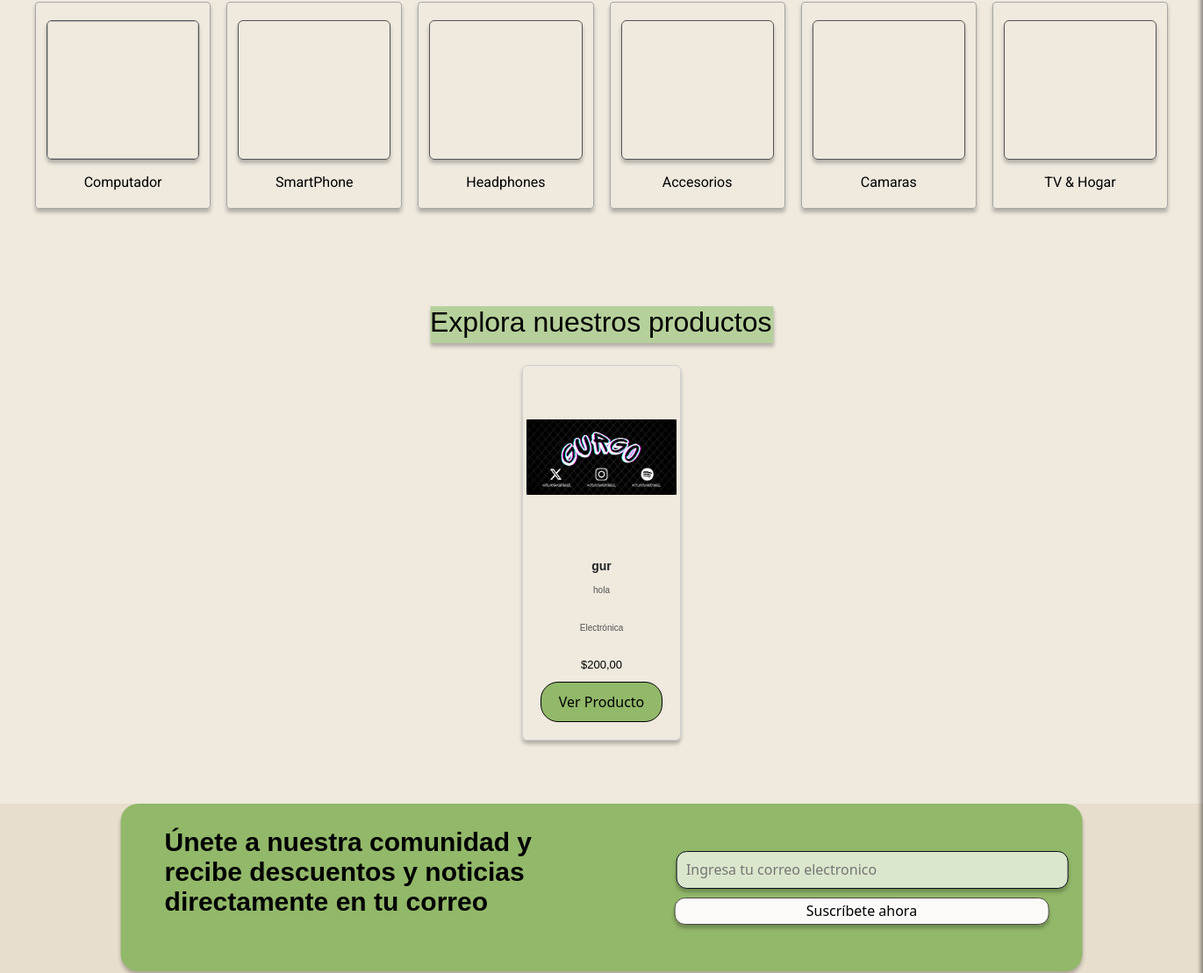
The app's page / (middle part), older data.
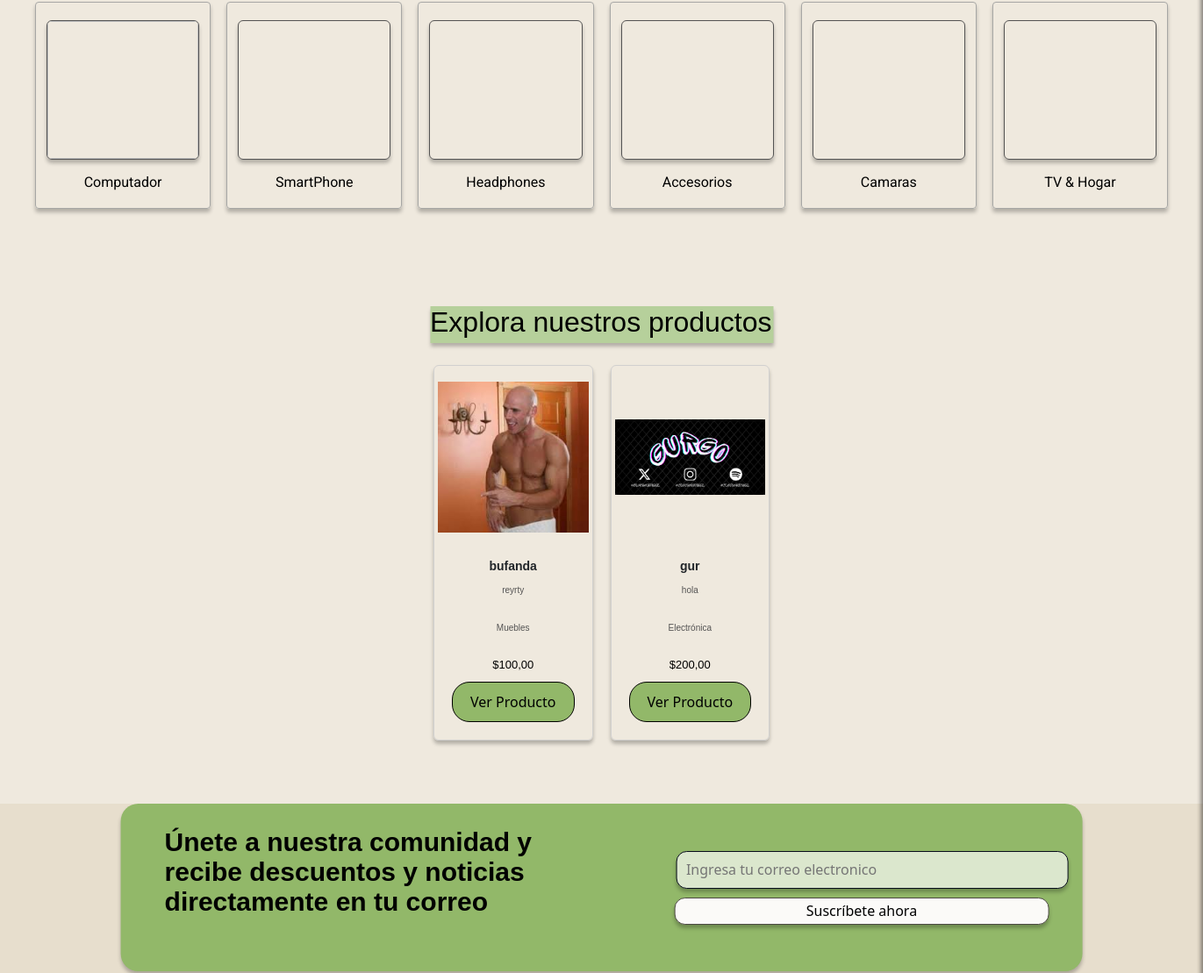
The same page, newer data.
### merkachecheres/models.py (models this page shows, shortened)
class ImagenProducto(models.Model):
    producto = models.ForeignKey(Producto, on_delete=models.CASCADE, related_name='imagenes')
    imagen = models.ImageField(upload_to='productos/imagenes/')

class Producto(models.Model):
    titulo = models.CharField(max_length=255)
    precio = models.DecimalField(max_digits=10, decimal_places=2, default=0.0)
    descuento = models.DecimalField(max_digits=5, decimal_places=2, null=True, blank=True)
    dimensiones = models.CharField(max_length=100, null=True, blank=True)
    stock = models.IntegerField()
    marca = models.CharField(max_length=100, null=True, blank=True)
    categoria = (
        (1, "Muebles"),
        (2, "Electrónica"),
        (3, "Ropa y Accesorios"),
        (4, "Hogar y Jardín")
    )
    categoria = models.IntegerField(choices=categoria, default=0)
    descripcion = models.TextField()
    fecha_publicacion = models.DateTimeField(auto_now_add=True)

### merkachecheres/views.py (the view)
# urls.py: path('', views.index, name='index'),
def index(request):
    productos = Producto.objects.order_by('?')[:5]
    sesion_activa = request.session.get('validar', None)
    carrito = request.session.get('carrito', {})
    total_carrito = sum(item['precio'] * item['cantidad'] for item in carrito.values())
    return render(request, "index.html", {
        'productos': productos,
        'productos_count': productos.count(),
        'total_carrito': total_carrito,  # Pasa el total al contexto
    })

### merkachecheres/templates/index.html (shortened to what the changed rows need)
{% load static %}
<!DOCTYPE html>
<html lang="es">
<head>
    <link rel="stylesheet" href="{% static 'css/style.css' %}">
    <link rel="stylesheet" href="{% static 'css/styleguide.css' %}">
    <link rel="stylesheet" href="{% static 'css/carrito.css' %}">
    <link href="https://cdn.jsdelivr.net/npm/bootstrap@5.3.0-alpha3/dist/css/bootstrap.min.css" rel="stylesheet">
</head>
<body>
    <div class="landing_page">
        {% include 'user_sidebar.html' %}
        <main>
            <section class="explorar-productos">
                <div class="productos">
                    <div class="contenedor-productos">
                        {% if productos %}
                            {% for producto in productos %}
                            <d  iv class="product">
                                <div class="product_image">
                                    {% for imagen in producto.imagenes.all %}
                                    <img src="{{ imagen.imagen.url }}" alt="{{ producto.titulo }}"
                                        class="product-img {% if forloop.first %}active{% endif %}">
                                    {% endfor %}
                                </div>
                                <div class="content">
                                    <div class="frame-22">
                                        <div class="text_wrapper-8">{{ producto.titulo }}</div>
                                    </div>
                                    <div>
                                        <p class="text_wrapper-9">{{ producto.descripcion }}</p>
                                    </div>
                                    <div>
                                        <p class="text_wrapper-9">{{ producto.get_categoria_display }}</p>
                                    </div>
                                    <div class="precio">
                                        <div class="text_wrapper-10">${{ producto.precio }}</div>
                                    </div>
                                    <div>
                                        <button class="btn-ver-producto" onclick="window.location.href='{% url 'producto' producto.id %}'">Ver Producto</button>
                                    </div>
                                </div>
                            </d>
                            {% endfor %}
                        {% else %}
                            <p>No hay productos disponibles.</p>
                        {% endif %}
                    </div>
                </div>
            </section>
        </main>
                </div>
</body>
</html>

Row changes from the older to the newer data that the page shows:
added Producto: titulo "bufanda", descripcion "reyrty", categoria "Muebles", precio "100,00"
added ImagenProducto: imagen (picture), shown under "bufanda"
